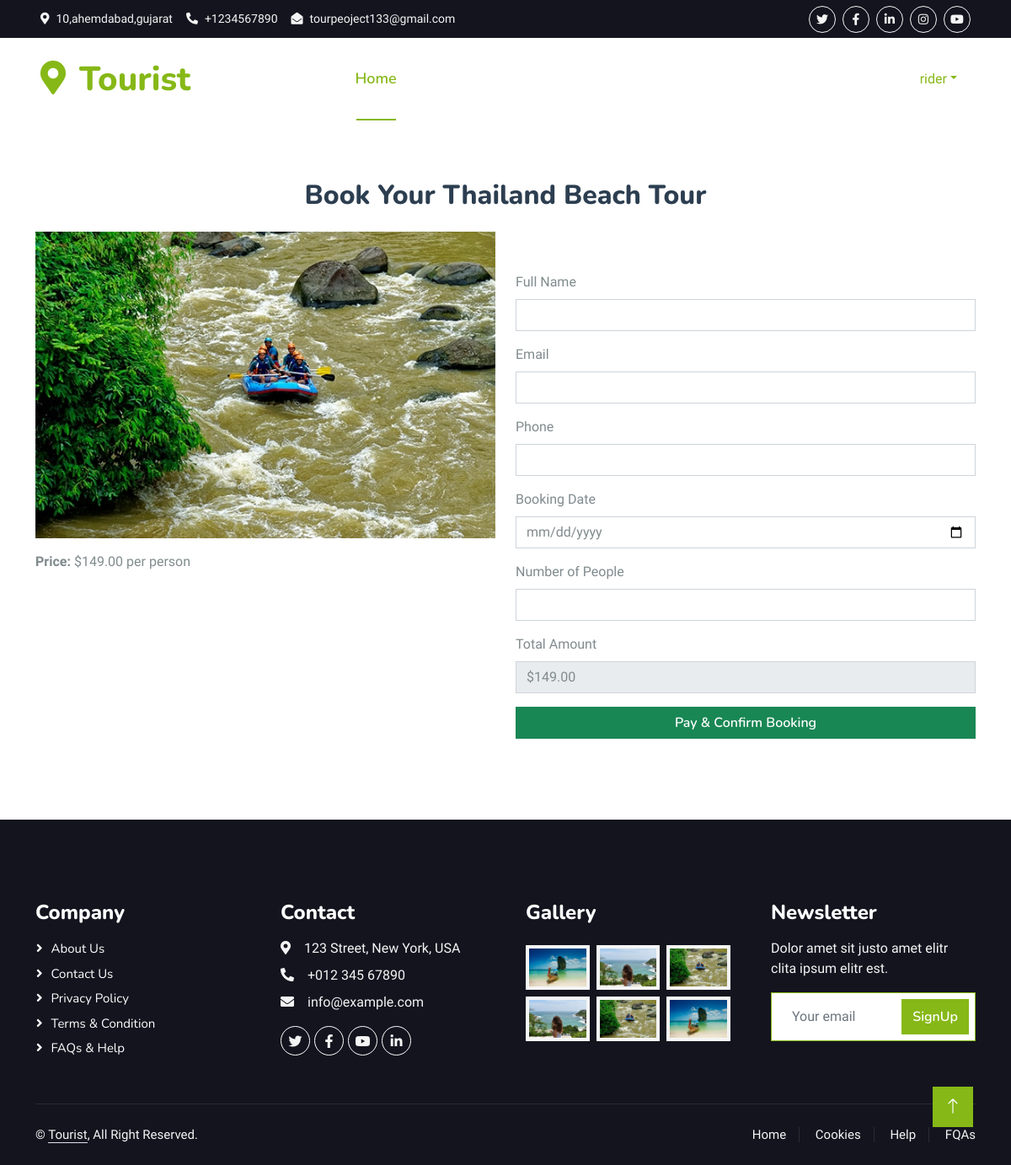
Page /packages/1/book/ (signed in) on the committed database.
### packages/models.py (models this page shows, shortened)
class Package(models.Model):
    TOUR_TYPES = [
        ("Adventure", "Adventure"),
        ("Family", "Family"),
        ("Honeymoon", "Honeymoon"),
        ("Beach", "Beach"),
        ("Cultural", "Cultural"),
        ("Wildlife", "Wildlife"),
    ]
    title = models.CharField(max_length=200)  # Package title
    image = models.ImageField(upload_to='packages/images/')  # Package image
    location = models.CharField(max_length=100)  # Location name
    duration = models.CharField(max_length=50)  # Duration (e.g., "3 days")
    persons = models.IntegerField()  # Number of persons
    price = models.DecimalField(max_digits=10, decimal_places=2)  # Price in USD
    rating = models.FloatField(default=5.0)  # Rating (out of 5)
    description = models.TextField()  # Package description
    location_map = models.TextField()  # Google Map iframe src
    inclusions = models.TextField(default="Includes basic amenities.")
    tour_type = models.CharField(max_length=50, choices=TOUR_TYPES, default="Adventure")  # New Field

### tourist/views.py (the view, shortened to what this page needs)
# urls.py: path('packages/<int:package_id>/book/', book_package, name='book_package'),
@login_required
def book_package(request, package_id):
    package = get_object_or_404(Package, id=package_id)
    return render(request, "booking.html", {"package": package})

### templates/booking.html (shortened to what this page needs)
{% include "header.html" %}
{% load static %}
<br><br><br><br><br>
<div class="container py-5">
    <h2 class="text-center mb-4">Book Your {{ package.title }}</h2>
    <div class="row">
        <div class="col-md-6">
            <img src="{{ package.image.url }}" class="img-fluid" alt="{{ package.name }}">
            <p class="mt-3"><strong>Price:</strong> ${{ package.price }} per person</p>
        </div>
        <div class="col-md-6 mt-5">
            <form method="post">
                <div class="mb-3">
                    <label for="full_name" class="form-label">Full Name</label>
                    <input type="text" id="full_name" name="full_name" class="form-control" required>
                </div>
                <div class="mb-3">
                    <label for="email" class="form-label">Email</label>
                    <input type="email" id="email" name="email" class="form-control" required>
                </div>
                <div class="mb-3">
                    <label for="phone" class="form-label">Phone</label>
                    <input type="text" id="phone" name="phone" class="form-control" required>
                </div>
                <div class="mb-3">
                    <label for="booking_date" class="form-label">Booking Date</label>
                    <input type="date" id="booking_date" name="booking_date" class="form-control" required>
                </div>
                <div class="mb-3">
                    <label for="no_of_people" class="form-label">Number of People</label>
                    <input type="number" id="no_of_people" name="no_of_people" class="form-control" required>
                </div>
                <div class="mb-3">
                    <label for="total_amount" class="form-label">Total Amount</label>
                    <input type="text" id="total_amount" name="total_amount" class="form-control" readonly>
                </div>
                <button type="submit" class="btn btn-success w-100">Pay & Confirm Booking</button>
            </form>
        </div>
    </div>
</div>
{% include "footer.html" %}

### templates/header.html (shortened to what this page needs)
<!DOCTYPE html>
<html lang="en">
<head>
    <link href="https://cdnjs.cloudflare.com/ajax/libs/font-awesome/5.10.0/css/all.min.css" rel="stylesheet">
    <link href="https://cdn.jsdelivr.net/npm/bootstrap-icons@1.4.1/font/bootstrap-icons.css" rel="stylesheet">
    <link href="/static/lib/animate/animate.min.css" rel="stylesheet">
    <link href="/static/lib/owlcarousel/assets/owl.carousel.min.css" rel="stylesheet">
    <link href="/static/lib/tempusdominus/css/tempusdominus-bootstrap-4.min.css" rel="stylesheet" />
<link rel="stylesheet" href="https://cdnjs.cloudflare.com/ajax/libs/OwlCarousel2/2.3.4/assets/owl.carousel.min.css">
<link rel="stylesheet" href="https://cdnjs.cloudflare.com/ajax/libs/OwlCarousel2/2.3.4/assets/owl.theme.default.min.css">
    <link href="/static/css/bootstrap.min.css" rel="stylesheet">
    <link href="/static/css/style.css" rel="stylesheet">
</head>
<body>
    <div class="container-fluid bg-dark px-5 d-none d-lg-block">
        <div class="row gx-0">
            <div class="col-lg-8 text-center text-lg-start mb-2 mb-lg-0">
                <div class="d-inline-flex align-items-center" style="height: 45px;">
                    <small class="me-3 text-light"><i class="fa fa-map-marker-alt me-2"></i>10,ahemdabad,gujarat</small>
                    <small class="me-3 text-light"><i class="fa fa-phone-alt me-2"></i>+1234567890</small>
                    <small class="text-light"><i class="fa fa-envelope-open me-2"></i>tourpeoject133@gmail.com</small>
                </div>
            </div>
            <div class="col-lg-4 text-center text-lg-end">
                <div class="d-inline-flex align-items-center" style="height: 45px;">
                    <a class="btn btn-sm btn-outline-light btn-sm-square rounded-circle me-2" href=""><i class="fab fa-twitter fw-normal"></i></a>
                    <a class="btn btn-sm btn-outline-light btn-sm-square rounded-circle me-2" href=""><i class="fab fa-facebook-f fw-normal"></i></a>
                    <a class="btn btn-sm btn-outline-light btn-sm-square rounded-circle me-2" href=""><i class="fab fa-linkedin-in fw-normal"></i></a>
                    <a class="btn btn-sm btn-outline-light btn-sm-square rounded-circle me-2" href=""><i class="fab fa-instagram fw-normal"></i></a>
                    <a class="btn btn-sm btn-outline-light btn-sm-square rounded-circle" href=""><i class="fab fa-youtube fw-normal"></i></a>
                </div>
            </div>
        </div>
    </div>
    <div class="container-fluid position-relative p-0">
        <nav class="navbar navbar-expand-lg navbar-light px-4 px-lg-5 py-3 py-lg-0">
            <a href="/" class="navbar-brand p-0">
                <h1 class="text-primary m-0"><i class="fa fa-map-marker-alt me-3"></i>Tourist</h1>
            </a>
            <div class="collapse navbar-collapse" id="navbarCollapse">
                <div class="navbar-nav ms-auto py-0">
                    <a href="/" class="nav-item nav-link active">Home</a>
                    <a href="/about/" class="nav-item nav-link">About</a>
                    <a href="/services/" class="nav-item nav-link">Services</a>
                    <a href="/packages/" class="nav-item nav-link">Packages</a>
                    <a href="/my-bookings/" class="nav-item nav-link">My Bookings</a>
                    <div class="nav-item dropdown">
                        <a href="#" class="nav-link dropdown-toggle" data-bs-toggle="dropdown">Pages</a>
                    </div>
                    <a href="/contact/" class="nav-item nav-link">Contact</a>
                </div>
                {% if user.is_authenticated %}
                <div class="nav-item dropdown">
                    <a href="#" class="nav-link dropdown-toggle" data-bs-toggle="dropdown">{{ user.username }}</a>
                </div>
                {% else %}
                <a href="/accounts/login/" class="btn btn-primary rounded-pill py-2 px-4 me-2">Login</a>
                <a href="/accounts/register/" class="btn btn-primary rounded-pill py-2 px-4">Register</a>
                {% endif %}
            </div>
        </nav>

### static/css/style.css (style rules this page uses)
:root { --primary: #86B817; --secondary: #FE8800; --light: #F5F5F5; --dark: #14141F; }
.btn { font-family: 'Nunito', sans-serif; font-weight: 600; transition: .5s; }
.btn-sm-square { width: 32px; height: 32px; }
.btn-square, .btn-sm-square, .btn-lg-square { padding: 0; display: flex; align-items: center; justify-content: center; font-weight: normal; border-radius: 0px; }
.navbar-light .navbar-nav .nav-link { font-family: 'Nunito', sans-serif; position: relative; margin-right: 25px; padding: 35px 0; color: #FFFFFF !important; font-size: 18px; font-weight: 600; outline: none; transition: .5s; }
.navbar-light .navbar-nav .nav-link:hover, .navbar-light .navbar-nav .nav-link.active { color: var(--primary) !important; }
@media (min-width: 992px) { .navbar-light { position: absolute; width: 100%; top: 0; left: 0; border-bottom: 1px solid rgba(256, 256, 256, .1); z-index: 999; } }
@media (min-width: 992px) { .navbar-light .navbar-nav .nav-link::before { position: absolute; content: ""; width: 0; height: 2px; bottom: -1px; left: 50%; background: var(--primary); transition: .5s; } }
@media (min-width: 992px) { .navbar-light .navbar-nav .nav-link:hover::before, .navbar-light .navbar-nav .nav-link.active::before { width: calc(100% - 2px); left: 1px; } }

### rows in the picture
Package: title "Thailand Beach Tour", image (picture), price "149.00"

### other values in the picture
{{ user.username }} "rider"
